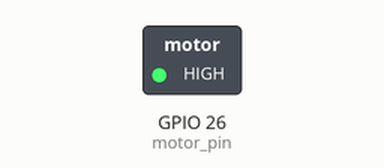
This program was run on a simulated ESP32 board running MicroPython. Parts: switched loads named in the program (green lamp = pin HIGH). What the program prints to the serial console is not drawn.

Above: at 2.5 s.
At 5.5 s:
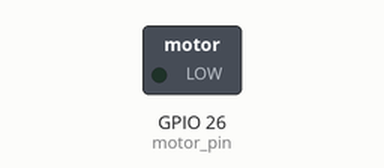
Timing chart, 0 to 7.8 s (numbered marks = the images above):
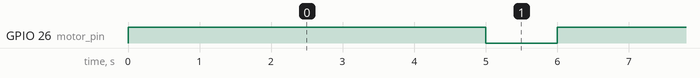

The program:

dianji.py
```python
import machine
import time

# 初始化GPIO 12作为输出引脚
motor_pin = machine.Pin(26, machine.Pin.OUT)

# 主循环
while True:
    print("打开电机")
    motor_pin.value(1) # 或使用 motor_pin.value(1)
    time.sleep(5)

    print("关闭电机")
    motor_pin.value(0)  # 或使用 motor_pin.value(0)
    time.sleep(1)
```

Measured:
- by itself, GPIO 26 (motor_pin): alternates HIGH for 5.0 s and LOW for 1.0 s
